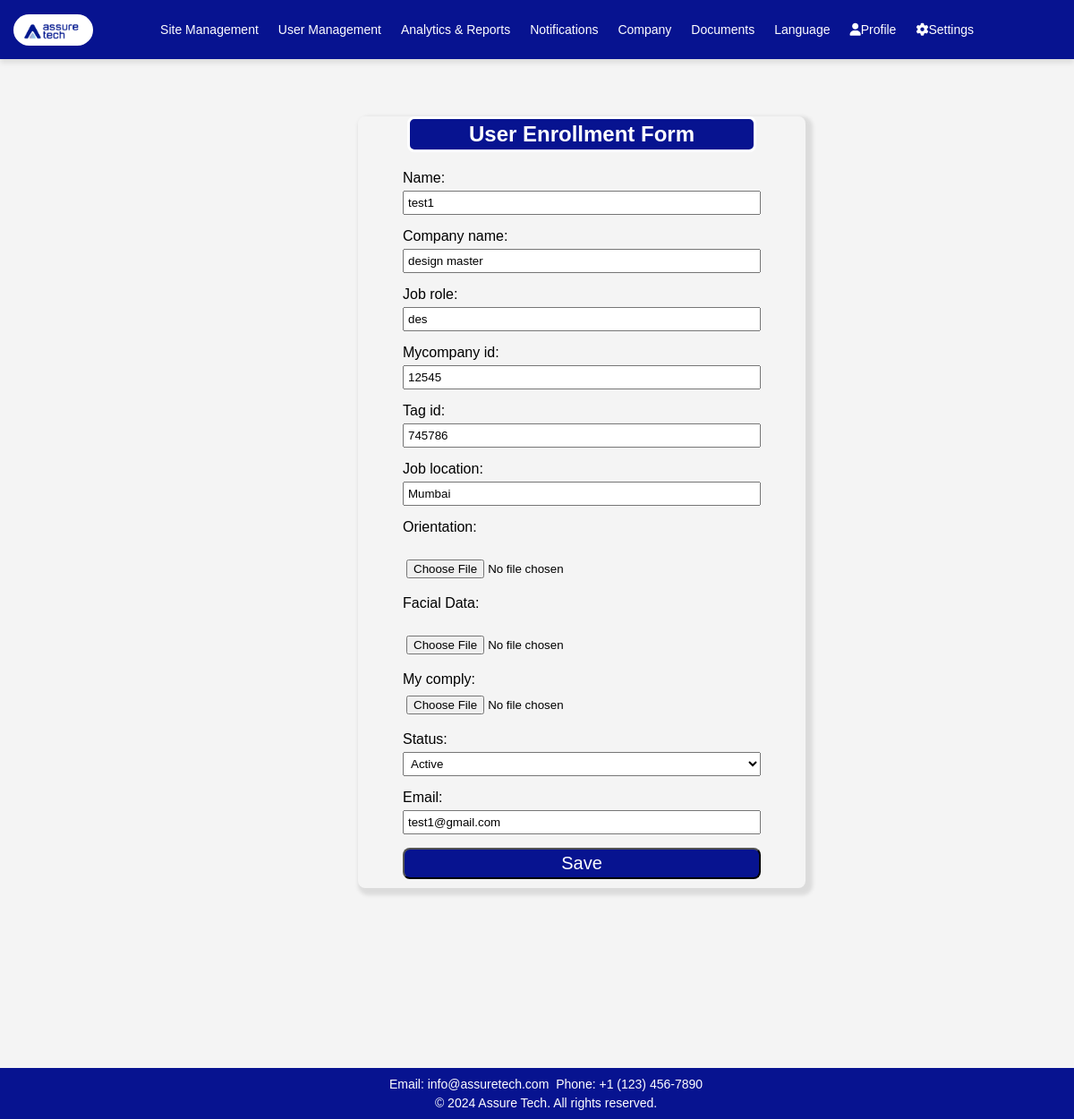
/update/82/, run on the app's committed database.
### app1/models.py (models this page shows, shortened)
class UserEnrolled(models.Model):
    sr = models.AutoField(primary_key=True,unique=True)
    picture = models.ImageField(upload_to='user_pictures/', blank=True, null=True)
    name = models.CharField(max_length=255)
    company_name = models.CharField(max_length=100)
    job_role = models.CharField(max_length=100)
    mycompany_id = models.CharField(max_length=10)
    tag_id = models.CharField(max_length=50)
    job_location = models.CharField(max_length=100)
    orientation = models.FileField(upload_to='attachments/', blank=True,null=True, validators=[FileExtensionValidator(['jpeg', 'jpg'])])
    facial_data = models.ImageField(upload_to=user_image_upload_path, blank=True, null=True, verbose_name='Facial Data')
    my_comply = models.ImageField(upload_to='compliance_images/',blank=True, null=True)
    status = models.CharField(max_length=100, choices=[
        ('active', 'Active'),
        ('inactive', 'Inactive'),
    ], default='active')
    email = models.EmailField()
    password = models.CharField(max_length=50)

### app1/views.py (the view)
# urls.py: path('update/<int:pk>/', UpdateData.as_view(), name='user_update'),
class UpdateData(UpdateView):
    model = UserEnrolled
    fields = ['name','company_name','job_role','mycompany_id','tag_id','job_location','orientation','facial_data','my_comply','status','email']
    template_name = 'app1/add_user.html'
    success_url = reverse_lazy('get_all')

### app1/templates/app1/add_user.html (shortened to what this page needs)
<!DOCTYPE html>
<html lang="en">
<head>
    <link rel="stylesheet" href="https://cdnjs.cloudflare.com/ajax/libs/font-awesome/5.15.3/css/all.min.css">
    <link rel="stylesheet" href="https://cdnjs.cloudflare.com/ajax/libs/font-awesome/6.0.0/css/all.min.css">
    {% load static %}
</head>
<body>
    <header>
        <a class="logo" href="#"><img src="{% static 'app1/images/logo.jpg' %}" alt="Logo"></a>
        <nav class="nav">
            <div class="dropdown">
                <a href="{% url 'sites' %}">Site Management</a>
            </div>
            <a href="{% url 'get_all' %}">User Management</a>
            <a href="{% url 'report' %}">Analytics & Reports</a>
            <a href="{% url 'notification1' %}">Notifications</a>
            <a href="{% url 'company' %}">Company</a>
            <a href="{%url 'orientation' %}">Documents</a>
            <div class="dropdown">
                <a href="#" class="dropbtn">Language</a>
            </div>
            <div class="dropdown">
                <a href="#" class="dropbtn"><i class="fas fa-user"></i>Profile</a>
            </div>
            <div class="dropdown">
                <a href="#" class="dropbtn"><i class="fas fa-cog"></i>Settings</a>
            </div>
        </nav>
    </header>
    <div class="container">
        <h2>User Enrollment Form</h2>
        <form method="post" action="" enctype="multipart/form-data">
            {% for field in form %}
                {% if field.name == 'orientation' or field.name == 'facial_data' %}
                    {% if form.instance.field.name %}
                        <label><a href="#" onclick="showData('{{ field.name }}'); return false;">{{ field.label }}</a></label>
                        <br>
                        <div id="{{ field.name }}Data" style="display: none;">
                            <p>{{ form.instance.field.name }}</p>
                        </div>
                    {% else %}
                        <label>{{ field.label_tag }}</label>
                        <br>
                        <input type="file" name="{{ field.name }}" id="{{ field.id_for_label }}" accept="image/*">
                    {% endif %}
                {% else %}
                    {{ field.label_tag }} {{ field }}
                    <br>
                {% endif %}
            {% endfor %}
            <input type="submit" value="Save">
        </form>
    </div>
    <footer>
        <p>Email: info@assuretech.com</p>
        <p>Phone: +1 (123) 456-7890</p>
        <div class="footer-bottom">
            <p>&copy; 2024 Assure Tech. All rights reserved.</p>
        </div>
    </footer>
</body>
</html>

### app1/templates/app1/add_user.html (style rules this page uses)
body { font-family: 'Verdana', sans-serif; width: 100%; margin: 0; padding-top: 10vh; background: #f4f4f4; box-sizing: border-box; height: 1250px; }
header { background-color: #071390; color: white; text-align: center; padding: 15px 0; position: fixed; top: 0; width: 100%; z-index: 1000; display: flex; justify-content: space-between; align-items: center; box-shadow: 0px 4px 6px rgba(0, 0, 0, 0.1); }
.nav a { color: white; padding: 10px 10px; font-size: 14px; text-decoration: none; display: inline-block; margin-right: 2px; transition: color 0.3s ease; }
.nav { display: flex; align-items: center; margin-right: 100px; }
.logo img { max-height: 35px; margin-left: 15px; float: left; border-radius: 20px; }
.dropdown { display: inline-block; position: relative; text-align: center; }
footer { position: fixed; bottom: 0; width: 100%; background-color: #071390; color: white; text-align: center; padding: 10px; z-index: 1000; font-size: 14px; }
footer h4, footer p { white-space: nowrap; margin: 0; padding: 2px; display: inline; }
.footer-bottom { white-space: nowrap; padding-top: 5px; }
.footer-bottom p { margin: 0; }
h2 { text-align: center; background-color: #071390; margin-left: 55px; margin-right: 55px; padding: 3px; border: solid; color: white; border-radius: 8px; }
form { width: 80%; max-width: 600px; margin: auto; margin-top: 15px; }
label { display: block; margin-top: 5px; }
input, select { width: 100%; padding: 4px; margin-top: 5px; margin-bottom: 10px; box-sizing: border-box; }
input[type="submit"] { background-color: #071390; color: white; cursor: pointer; font-size: 20px; border-radius: 8px; }
.container { padding: 0; border-radius: 8px; box-shadow: 4px 4px 4px 4px rgba(0, 0, 0, 0.1); width: 500px; margin-top: 50px; margin-left: 400px; }

### data on the page
UserEnrolled: form "test1" "design master" "des" "12545" "745786" "Mumbai" "Active" "test1@gmail.com"

### other printed values
{{ field.label_tag }} "Name:" "Company name:" "Job role:" "Mycompany id:" "Tag id:" "Job location:" "My comply:" "Status:" "Email:"
{{ field.label_tag }} "Orientation:" "Facial Data:"
